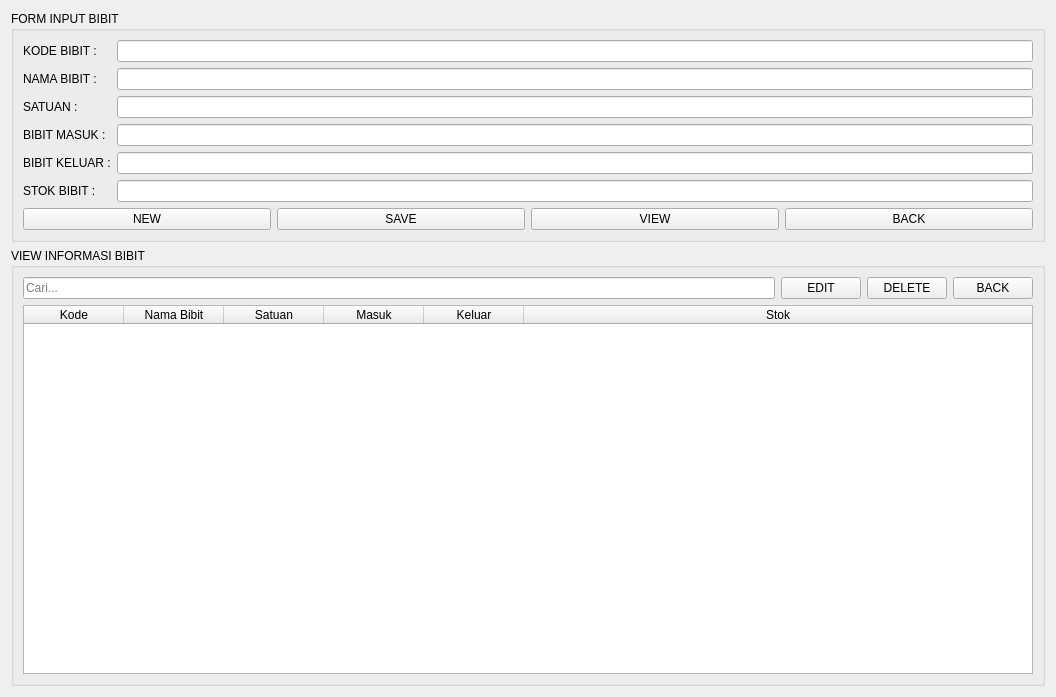
<?xml version="1.0" encoding="UTF-8"?>
<ui version="4.0">
 <class>FormBibit</class>
 <widget class="QWidget" name="FormBibit">
  <property name="geometry">
   <rect>
    <x>0</x>
    <y>0</y>
    <width>1056</width>
    <height>697</height>
   </rect>
  </property>
  <property name="windowTitle">
   <string>Form Input Bibit</string>
  </property>
  <layout class="QVBoxLayout" name="verticalLayout">

   <!-- ==================== FORM INPUT ==================== -->
   <item>
    <widget class="QGroupBox" name="groupInput">
     <property name="title">
      <string>FORM INPUT BIBIT</string>
     </property>
     <layout class="QGridLayout" name="gridLayoutInput">

      <item row="0" column="0">
       <widget class="QLabel" name="labelKode">
        <property name="text">
         <string>KODE BIBIT :</string>
        </property>
       </widget>
      </item>
      <item row="0" column="1">
       <widget class="QLineEdit" name="txtKode"/>
      </item>

      <item row="1" column="0">
       <widget class="QLabel" name="labelNama">
        <property name="text">
         <string>NAMA BIBIT :</string>
        </property>
       </widget>
      </item>
      <item row="1" column="1">
       <widget class="QLineEdit" name="txtNama"/>
      </item>

      <item row="2" column="0">
       <widget class="QLabel" name="labelSatuan">
        <property name="text">
         <string>SATUAN :</string>
        </property>
       </widget>
      </item>
      <item row="2" column="1">
       <widget class="QLineEdit" name="txtSatuan"/>
      </item>

      <item row="3" column="0">
       <widget class="QLabel" name="labelMasuk">
        <property name="text">
         <string>BIBIT MASUK :</string>
        </property>
       </widget>
      </item>
      <item row="3" column="1">
       <widget class="QLineEdit" name="txtMasuk"/>
      </item>

      <item row="4" column="0">
       <widget class="QLabel" name="labelKeluar">
        <property name="text">
         <string>BIBIT KELUAR :</string>
        </property>
       </widget>
      </item>
      <item row="4" column="1">
       <widget class="QLineEdit" name="txtKeluar"/>
      </item>

      <item row="5" column="0">
       <widget class="QLabel" name="labelStok">
        <property name="text">
         <string>STOK BIBIT :</string>
        </property>
       </widget>
      </item>
      <item row="5" column="1">
       <widget class="QLineEdit" name="txtStok"/>
      </item>

      <!-- Tombol -->
      <item row="6" column="0" colspan="2">
       <layout class="QHBoxLayout" name="layoutButtonInput">
        <item>
         <widget class="QPushButton" name="btnNew">
          <property name="text">
           <string>NEW</string>
          </property>
         </widget>
        </item>
        <item>
         <widget class="QPushButton" name="btnSave">
          <property name="text">
           <string>SAVE</string>
          </property>
         </widget>
        </item>
        <item>
         <widget class="QPushButton" name="btnView">
          <property name="text">
           <string>VIEW</string>
          </property>
         </widget>
        </item>
        <item>
         <widget class="QPushButton" name="btnBack">
          <property name="text">
           <string>BACK</string>
          </property>
         </widget>
        </item>
       </layout>
      </item>

     </layout>
    </widget>
   </item>

   <!-- ==================== VIEW DATA ==================== -->
   <item>
    <widget class="QGroupBox" name="groupView">
     <property name="title">
      <string>VIEW INFORMASI BIBIT</string>
     </property>
     <layout class="QVBoxLayout" name="verticalLayoutView">

      <!-- Search dan tombol view -->
      <item>
       <layout class="QHBoxLayout" name="layoutViewButtons">
        <item>
         <widget class="QLineEdit" name="txtCari">
          <property name="placeholderText">
           <string>Cari...</string>
          </property>
         </widget>
        </item>
        <item>
         <widget class="QPushButton" name="btnEdit">
          <property name="text">
           <string>EDIT</string>
          </property>
         </widget>
        </item>
        <item>
         <widget class="QPushButton" name="btnDel">
          <property name="text">
           <string>DELETE</string>
          </property>
         </widget>
        </item>
        <item>
         <widget class="QPushButton" name="btnBackView">
          <property name="text">
           <string>BACK</string>
          </property>
         </widget>
        </item>
       </layout>
      </item>

      <!-- Table Data -->
      <item>
       <widget class="QTableWidget" name="tableBibit">
        <property name="columnCount">
         <number>6</number>
        </property>
        <attribute name="horizontalHeaderVisible">
         <bool>true</bool>
        </attribute>
        <attribute name="horizontalHeaderStretchLastSection">
         <bool>true</bool>
        </attribute>
        <column>
         <property name="text">
          <string>Kode</string>
         </property>
        </column>
        <column>
         <property name="text">
          <string>Nama Bibit</string>
         </property>
        </column>
        <column>
         <property name="text">
          <string>Satuan</string>
         </property>
        </column>
        <column>
         <property name="text">
          <string>Masuk</string>
         </property>
        </column>
        <column>
         <property name="text">
          <string>Keluar</string>
         </property>
        </column>
        <column>
         <property name="text">
          <string>Stok</string>
         </property>
        </column>
       </widget>
      </item>

     </layout>
    </widget>
   </item>
  </layout>
 </widget>
 <resources/>
 <connections/>
</ui>
